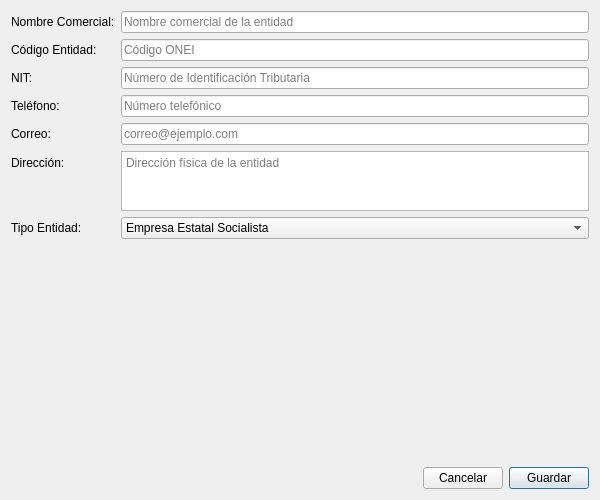
<?xml version="1.0" encoding="UTF-8"?>
<ui version="4.0">
 <class>EntidadDialog</class>
 <widget class="QDialog" name="EntidadDialog">
  <property name="geometry">
   <rect>
    <x>0</x>
    <y>0</y>
    <width>600</width>
    <height>500</height>
   </rect>
  </property>
  <property name="windowTitle">
   <string>Nueva Entidad</string>
  </property>
  <property name="modal">
   <bool>true</bool>
  </property>
  <layout class="QVBoxLayout" name="verticalLayout">
   <item>
    <layout class="QFormLayout" name="formLayout">
     <item row="0" column="0">
      <widget class="QLabel" name="labelNombreComercial">
       <property name="text">
        <string>Nombre Comercial:</string>
       </property>
      </widget>
     </item>
     <item row="0" column="1">
      <widget class="QLineEdit" name="lineEditNombreComercial">
       <property name="placeholderText">
        <string>Nombre comercial de la entidad</string>
       </property>
      </widget>
     </item>
     <item row="1" column="0">
      <widget class="QLabel" name="labelCodigoEntidad">
       <property name="text">
        <string>Código Entidad:</string>
       </property>
      </widget>
     </item>
     <item row="1" column="1">
      <widget class="QLineEdit" name="lineEditCodigoEntidad">
       <property name="placeholderText">
        <string>Código ONEI</string>
       </property>
      </widget>
     </item>
     <item row="2" column="0">
      <widget class="QLabel" name="labelNIT">
       <property name="text">
        <string>NIT:</string>
       </property>
      </widget>
     </item>
     <item row="2" column="1">
      <widget class="QLineEdit" name="lineEditNIT">
       <property name="placeholderText">
        <string>Número de Identificación Tributaria</string>
       </property>
      </widget>
     </item>
     <item row="3" column="0">
      <widget class="QLabel" name="labelTelefono">
       <property name="text">
        <string>Teléfono:</string>
       </property>
      </widget>
     </item>
     <item row="3" column="1">
      <widget class="QLineEdit" name="lineEditTelefono">
       <property name="placeholderText">
        <string>Número telefónico</string>
       </property>
      </widget>
     </item>
     <item row="4" column="0">
      <widget class="QLabel" name="labelCorreo">
       <property name="text">
        <string>Correo:</string>
       </property>
      </widget>
     </item>
     <item row="4" column="1">
      <widget class="QLineEdit" name="lineEditCorreo">
       <property name="placeholderText">
        <string>correo@ejemplo.com</string>
       </property>
      </widget>
     </item>
     <item row="5" column="0">
      <widget class="QLabel" name="labelDireccion">
       <property name="text">
        <string>Dirección:</string>
       </property>
      </widget>
     </item>
     <item row="5" column="1">
      <widget class="QPlainTextEdit" name="plainTextEditDireccion">
       <property name="maximumSize">
        <size>
         <width>16777215</width>
         <height>60</height>
        </size>
       </property>
       <property name="placeholderText">
        <string>Dirección física de la entidad</string>
       </property>
      </widget>
     </item>
     <item row="6" column="0">
      <widget class="QLabel" name="labelTipoEntidad">
       <property name="text">
        <string>Tipo Entidad:</string>
       </property>
      </widget>
     </item>
     <item row="6" column="1">
      <widget class="QComboBox" name="comboBoxTipoEntidad">
       <item>
        <property name="text">
         <string>Empresa Estatal Socialista</string>
        </property>
       </item>
       <item>
        <property name="text">
         <string>Empresa no Estatal</string>
        </property>
       </item>
       <item>
        <property name="text">
         <string>TCP (Trabajador por Cuenta Propia)</string>
        </property>
       </item>
       <item>
        <property name="text">
         <string>MIPYME (Micro Pequeña y Mediana Empresa)</string>
        </property>
       </item>
       <item>
        <property name="text">
         <string>CNA (Cooperativa No Agropecuaria)</string>
        </property>
       </item>
       <item>
        <property name="text">
         <string>CPA (Cooperativa de Producción Agropecuaria)</string>
        </property>
       </item>
       <item>
        <property name="text">
         <string>UISG (Unidad de Servicios Globales)</string>
        </property>
       </item>
       <item>
        <property name="text">
         <string>Representación de Empresa Extranjera</string>
        </property>
       </item>
       <item>
        <property name="text">
         <string>Organismo de la Administración Central del Estado</string>
        </property>
       </item>
       <item>
        <property name="text">
         <string>Entidad con Tratamiento Especial</string>
        </property>
       </item>
      </widget>
     </item>
    </layout>
   </item>
   <item>
    <spacer name="verticalSpacer">
     <property name="orientation">
      <enum>Qt::Vertical</enum>
     </property>
     <property name="sizeHint" stdset="0">
      <size>
       <width>20</width>
       <height>40</height>
      </size>
     </property>
    </spacer>
   </item>
   <item>
    <layout class="QHBoxLayout" name="horizontalLayout">
     <item>
      <spacer name="horizontalSpacer">
       <property name="orientation">
        <enum>Qt::Horizontal</enum>
       </property>
       <property name="sizeHint" stdset="0">
        <size>
         <width>40</width>
         <height>20</height>
        </size>
       </property>
      </spacer>
     </item>
     <item>
      <widget class="QPushButton" name="pushButtonCancelar">
       <property name="text">
        <string>Cancelar</string>
       </property>
      </widget>
     </item>
     <item>
      <widget class="QPushButton" name="pushButtonGuardar">
       <property name="text">
        <string>Guardar</string>
       </property>
       <property name="default">
        <bool>true</bool>
       </property>
      </widget>
     </item>
    </layout>
   </item>
  </layout>
 </widget>
 <resources/>
</ui>
